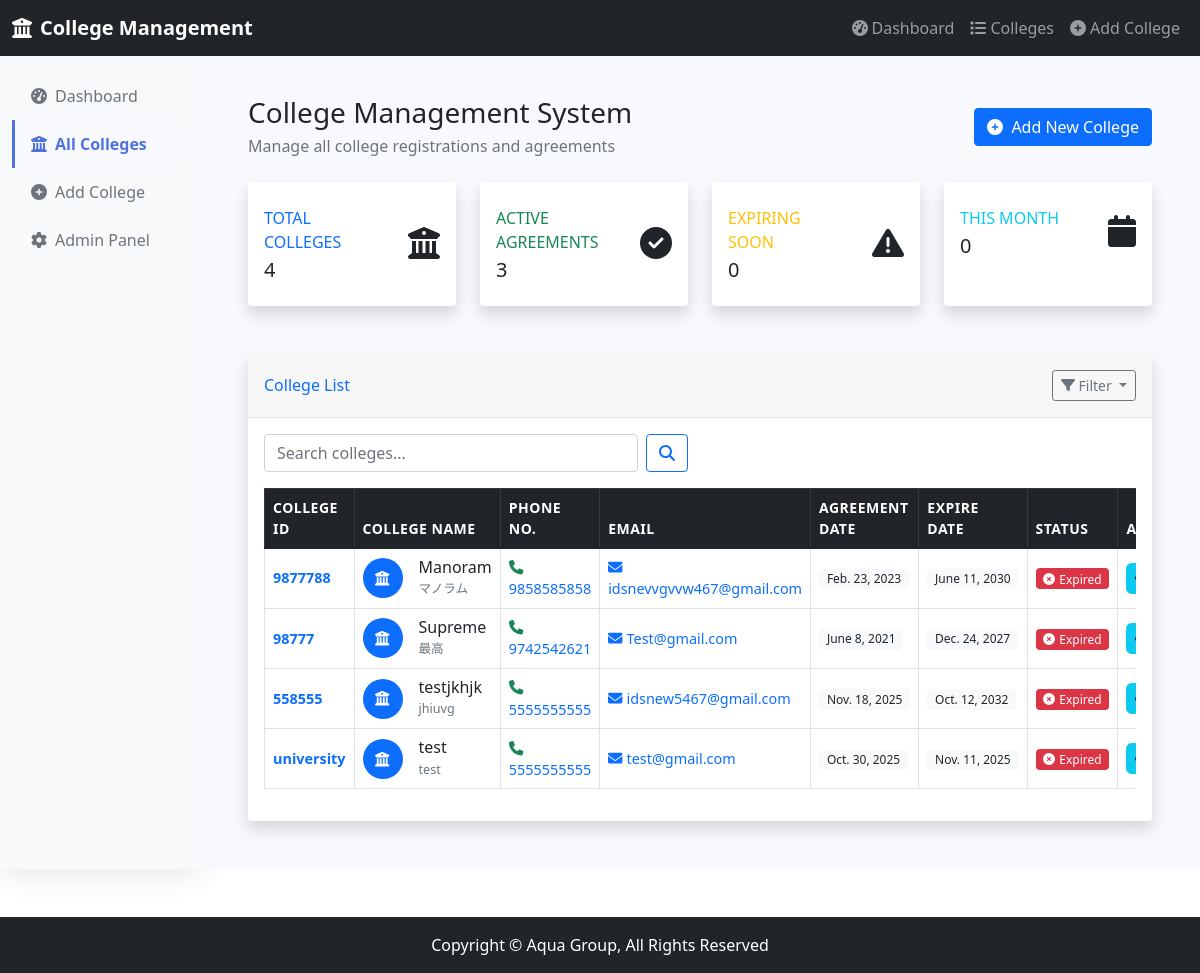
The app's page /company/colleges/ with its own data.
### company/models.py (models this page shows, shortened)
class College(models.Model):
    AGREEMENT_TYPES = [
        ('student', 'Student'),
        ('other', 'Other'),
    ]
    college_id = models.CharField(max_length=50, unique=True, verbose_name="College ID")
    college_name_english = models.CharField(max_length=255, verbose_name="College Name (English)")
    college_name_japanese = models.CharField(max_length=255, blank=True, verbose_name="College Name (Japanese)")
    phone_no = models.CharField(max_length=20, blank=True, verbose_name="Phone No.")
    fax_no = models.CharField(max_length=20, blank=True, verbose_name="Fax No.")
    email = models.EmailField(verbose_name="College Email ID")
    website = models.URLField(blank=True, verbose_name="Home Page")
    head_office_address = models.TextField(verbose_name="Head Office Address")
    corporate_office_address = models.TextField(blank=True, verbose_name="Corporate Office Address")
    representative_name = models.CharField(max_length=255, verbose_name="Representative Name")
    representative_mobile = models.CharField(max_length=20, verbose_name="Representative Mobile")
    college_type = models.CharField(max_length=255, verbose_name="Type of College")
    agreement_date = models.DateField(verbose_name="Agreement Date")
    expire_date = models.DateField(verbose_name="Expire Date")
    agreement_type = models.CharField(max_length=10, choices=AGREEMENT_TYPES, verbose_name="Agreement Type")
    agreement_doc = models.FileField(upload_to='college_docs/agreements/', blank=True, null=True, verbose_name="Agreement Document")
    interview_pass_doc = models.FileField(upload_to='college_docs/interview_pass/', blank=True, null=True, verbose_name="Interview Pass Document")
    visa_apply_doc = models.FileField(upload_to='college_docs/visa_apply/', blank=True, null=True, verbose_name="Visa Apply Document")
    ceo_visa_doc = models.FileField(upload_to='college_docs/ceo_visa/', blank=True, null=True, verbose_name="CEO Visa Document")
    other_doc = models.FileField(upload_to='college_docs/other/', blank=True, null=True, verbose_name="Other Document")
    pdf_doc_1 = models.FileField(upload_to='college_docs/pdf/', blank=True, null=True, verbose_name="PDF Document 1")
    pdf_doc_2 = models.FileField(upload_to='college_docs/pdf/', blank=True, null=True, verbose_name="PDF Document 2")
    created_at = models.DateTimeField(auto_now_add=True)
    updated_at = models.DateTimeField(auto_now=True)
    class Meta:
        verbose_name = "College"
        verbose_name_plural = "Colleges"

### company/views.py (the view, shortened to what this page needs)
# urls.py: path('colleges/', views.CollegeListView.as_view(), name='college_list'),
class CollegeListView(ListView):
    model = College
    template_name = 'dashboards/college_list.html'
    context_object_name = 'colleges'
    paginate_by = 10
    ordering = ['-created_at']
    def get_queryset(self):
        queryset = super().get_queryset()
        search_query = self.request.GET.get('q')
        status_filter = self.request.GET.get('status')
        today = timezone.now().date()
        if status_filter == 'active':
            queryset = queryset.filter(expire_date__gte=today)
        elif status_filter == 'expired':
            queryset = queryset.filter(expire_date__lt=today)
        elif status_filter == 'expiring':
            queryset = queryset.filter(
                expire_date__gte=today,
                expire_date__lte=today + timedelta(days=30)
            )
        return queryset
    def get_context_data(self, **kwargs):
        context = super().get_context_data(**kwargs)
        today = timezone.now().date()
        all_colleges = College.objects.all()
        context['active_colleges_count'] = all_colleges.filter(expire_date__gte=today).count()
        context['expiring_soon_count'] = all_colleges.filter(
            expire_date__gte=today,
            expire_date__lte=today + timedelta(days=30)
        ).count()
        current_month = today.replace(day=1)
        context['this_month_count'] = all_colleges.filter(created_at__gte=current_month).count()
        return context

### templates/dashboards/college_list.html (shortened to what this page needs)
{% extends 'basethree.html' %}
{% load static %}
{% block content %}
<div class="container-fluid py-4">
    <div class="row mb-4">
        <div class="col-12">
            <div class="d-flex justify-content-between align-items-center">
                <div>
                    <h1 class="h3 mb-1">College Management System</h1>
                    <p class="text-muted mb-0">Manage all college registrations and agreements</p>
                </div>
                <a href="{% url 'company:college_create' %}" class="btn btn-primary">
                    <i class="fas fa-plus-circle me-2"></i>Add New College
                </a>
            </div>
        </div>
    </div>
    <div class="row mb-4">
        <div class="col-xl-3 col-md-6 mb-4">
            <div class="card border-left-primary shadow h-100 py-2">
                <div class="card-body">
                    <div class="row no-gutters align-items-center">
                        <div class="col mr-2">
                            <div class="text-xs font-weight-bold text-primary text-uppercase mb-1">
                                Total Colleges</div>
                            <div class="h5 mb-0 font-weight-bold text-gray-800">{{ colleges.count }}</div>
                        </div>
                        <div class="col-auto">
                            <i class="fas fa-university fa-2x text-gray-300"></i>
                        </div>
                    </div>
                </div>
            </div>
        </div>
        <div class="col-xl-3 col-md-6 mb-4">
            <div class="card border-left-success shadow h-100 py-2">
                <div class="card-body">
                    <div class="row no-gutters align-items-center">
                        <div class="col mr-2">
                            <div class="text-xs font-weight-bold text-success text-uppercase mb-1">
                                Active Agreements</div>
                            <div class="h5 mb-0 font-weight-bold text-gray-800">{{ active_colleges_count }}</div>
                        </div>
                        <div class="col-auto">
                            <i class="fas fa-check-circle fa-2x text-gray-300"></i>
                        </div>
                    </div>
                </div>
            </div>
        </div>
        <div class="col-xl-3 col-md-6 mb-4">
            <div class="card border-left-warning shadow h-100 py-2">
                <div class="card-body">
                    <div class="row no-gutters align-items-center">
                        <div class="col mr-2">
                            <div class="text-xs font-weight-bold text-warning text-uppercase mb-1">
                                Expiring Soon</div>
                            <div class="h5 mb-0 font-weight-bold text-gray-800">{{ expiring_soon_count }}</div>
                        </div>
                        <div class="col-auto">
                            <i class="fas fa-exclamation-triangle fa-2x text-gray-300"></i>
                        </div>
                    </div>
                </div>
            </div>
        </div>
        <div class="col-xl-3 col-md-6 mb-4">
            <div class="card border-left-info shadow h-100 py-2">
                <div class="card-body">
                    <div class="row no-gutters align-items-center">
                        <div class="col mr-2">
                            <div class="text-xs font-weight-bold text-info text-uppercase mb-1">
                                This Month</div>
                            <div class="h5 mb-0 font-weight-bold text-gray-800">{{ this_month_count }}</div>
                        </div>
                        <div class="col-auto">
                            <i class="fas fa-calendar fa-2x text-gray-300"></i>
                        </div>
                    </div>
                </div>
            </div>
        </div>
    </div>
    <div class="card shadow mb-4">
        <div class="card-header py-3 d-flex justify-content-between align-items-center">
            <h6 class="m-0 font-weight-bold text-primary">College List</h6>
            <div class="dropdown">
                <button class="btn btn-outline-secondary btn-sm dropdown-toggle" type="button"
                        data-bs-toggle="dropdown" aria-expanded="false">
                    <i class="fas fa-filter me-1"></i>Filter
                </button>
            </div>
        </div>
        <div class="card-body">
            <div class="row mb-3">
                <div class="col-md-6">
                    <form method="get" class="d-flex">
                        <input type="text" name="q" class="form-control me-2" placeholder="Search colleges..."
                               value="{{ request.GET.q }}">
                        <button type="submit" class="btn btn-outline-primary">
                            <i class="fas fa-search"></i>
                        </button>
                    </form>
                </div>
            </div>
            <div class="table-responsive">
                <table class="table table-bordered table-hover" id="dataTable" width="100%" cellspacing="0">
                    <thead class="table-dark">
                        <tr>
                            <th width="12%">College ID</th>
                            <th width="20%">College Name</th>
                            <th width="12%">Phone No.</th>
                            <th width="15%">Email</th>
                            <th width="10%">Agreement Date</th>
                            <th width="10%">Expire Date</th>
                            <th width="8%">Status</th>
                            <th width="13%">Actions</th>
                        </tr>
                    </thead>
                    <tbody>
                        {% for college in colleges %}
                        <tr>
                            <td>
                                <strong class="text-primary">{{ college.college_id }}</strong>
                            </td>
                            <td>
                                <div class="d-flex align-items-center">
                                    <div class="flex-shrink-0">
                                        <div class="bg-primary rounded-circle d-flex align-items-center justify-content-center"
                                             style="width: 40px; height: 40px;">
                                            <i class="fas fa-university text-white"></i>
                                        </div>
                                    </div>
                                    <div class="flex-grow-1 ms-3">
                                        <h6 class="mb-0">{{ college.college_name_english }}</h6>
                                        {% if college.college_name_japanese %}
                                        <small class="text-muted">{{ college.college_name_japanese }}</small>
                                        {% endif %}
                                    </div>
                                </div>
                            </td>
                            <td>
                                {% if college.phone_no %}
                                <a href="tel:{{ college.phone_no }}" class="text-decoration-none">
                                    <i class="fas fa-phone me-1 text-success"></i>{{ college.phone_no }}
                                </a>
                                {% else %}
                                <span class="text-muted">-</span>
                                {% endif %}
                            </td>
                            <td>
                                <a href="mailto:{{ college.email }}" class="text-decoration-none">
                                    <i class="fas fa-envelope me-1 text-primary"></i>{{ college.email }}
                                </a>
                            </td>
                            <td>
                                <span class="badge bg-light text-dark">{{ college.agreement_date }}</span>
                            </td>
                            <td>
                                <span class="badge bg-light text-dark">{{ college.expire_date }}</span>
                            </td>
                            <td>
                                {% if college.is_active %}
                                <span class="badge bg-success">
                                    <i class="fas fa-check-circle me-1"></i>Active
                                </span>
                                {% else %}
                                <span class="badge bg-danger">
                                    <i class="fas fa-times-circle me-1"></i>Expired
                                </span>
                                {% endif %}
                            </td>
                            <td>
                                <div class="btn-group" role="group">
                                    <a href="{% url 'company:college_detail' college.pk %}"
                                       class="btn btn-info btn-sm"
                                       data-bs-toggle="tooltip"
                                       title="View Details">
                                    </a>
                                </div>
                            </td>
                        </tr>
                        {% endfor %}
                    </tbody>
                </table>
            </div>
        </div>
    </div>
</div>
{% endblock %}

### templates/dashboards/college_list.html (style rules this page uses)
.table th { border-top: none; font-weight: 600; font-size: 0.875rem; text-transform: uppercase; letter-spacing: 0.5px; }
.table td { vertical-align: middle; font-size: 0.9rem; }
.card { border: none; box-shadow: 0 0.15rem 1.75rem 0 rgba(58, 59, 69, 0.15); }
.card-header { border-bottom: 1px solid #e3e6f0; }
.btn-group .btn { border-radius: 0.35rem; margin-right: 0.25rem; }
.badge { font-size: 0.75rem; font-weight: 500; }

### records on screen
College: college_id "9877788", college_name_english "Manoram", college_name_japanese "マノラム", phone_no "9858585858", email "idsnevvgvvw467@gmail.com", agreement_date "Feb. 23, 2023", expire_date "June 11, 2030"
College: college_id "98777", college_name_english "Supreme", college_name_japanese "最高", phone_no "9742542621", email "Test@gmail.com", agreement_date "June 8, 2021", expire_date "Dec. 24, 2027"
College: college_id "558555", college_name_english "testjkhjk", college_name_japanese "jhiuvg", phone_no "5555555555", email "idsnew5467@gmail.com", agreement_date "Nov. 18, 2025", expire_date "Oct. 12, 2032"
College: college_id "university", college_name_english "test", college_name_japanese "test", phone_no "5555555555", email "test@gmail.com", agreement_date "Oct. 30, 2025", expire_date "Nov. 11, 2025"

### other values on screen
{{ colleges.count }} "4"
{{ active_colleges_count }} "3"
{{ expiring_soon_count }} "0"
{{ this_month_count }} "0"
